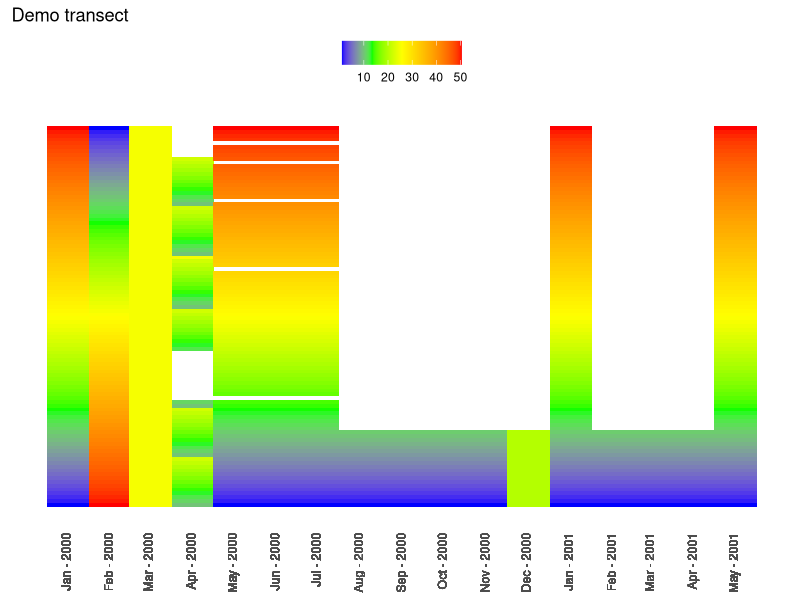

This figure's R source:
# Heatplot using ggplot
library(ggplot2)
library(scales) 

# load in fake data to test
df <- read.csv(file="wq_data_along_fake_reach.csv", header=TRUE)

# format date field 
df$Date <- as.Date(df$Date, "%m/%d/%Y")

# plot using ggplot with geom_tile
p <- ggplot(df, aes(Date, Distance, fill=WQ_var3)) + 
  geom_tile(width=31) + # makes widths equal to 31 days 
  scale_fill_gradientn(colours=c("blue","green","yellow","orange","red")) + # set color gradient
  ggtitle("Demo transect")

p <- p + scale_x_date(breaks=df$Date, labels=date_format("%b - %Y")) # format of x axis dates Mon - YEAR

# change theme simple with no axis or tick marks
p <- p +
    guides(fill = guide_colorbar(ticks = FALSE)) +# no tick marks
    theme_bw() + 
    theme(panel.border = element_blank(), panel.grid.major = element_blank(),
          panel.grid.minor = element_blank(),axis.title.y=element_blank(),
          axis.text.y=element_blank(),
          axis.ticks.y=element_blank(),
          axis.ticks.x=element_blank(),
          axis.title.x = element_blank(),
          axis.text.x = element_text(angle = 90, hjust = 1, vjust = 0.25), # x labels horizontal
          legend.position="top", # position of legend
          legend.direction="horizontal", # orientation of legend
          legend.title= element_blank() # no title for legend
          )

# produce plot 
p 


